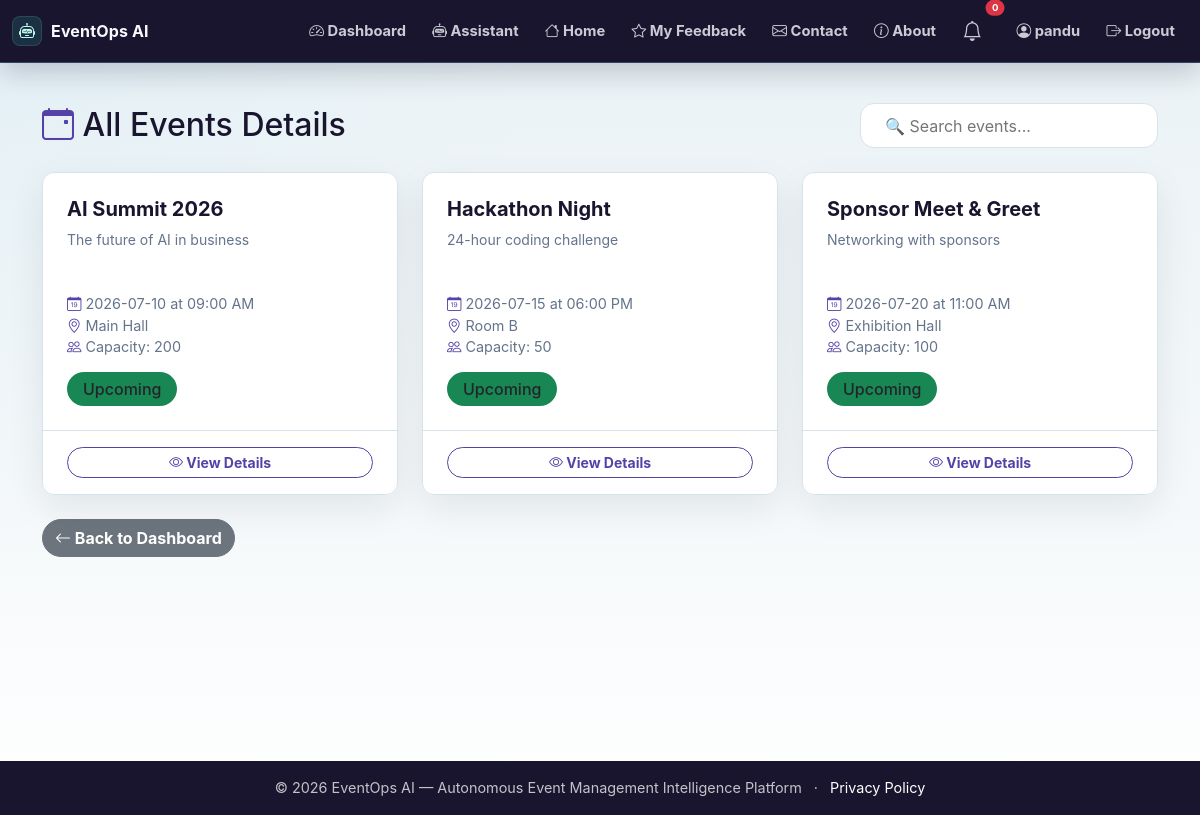
The page /events (signed in) on the database as committed earlier.
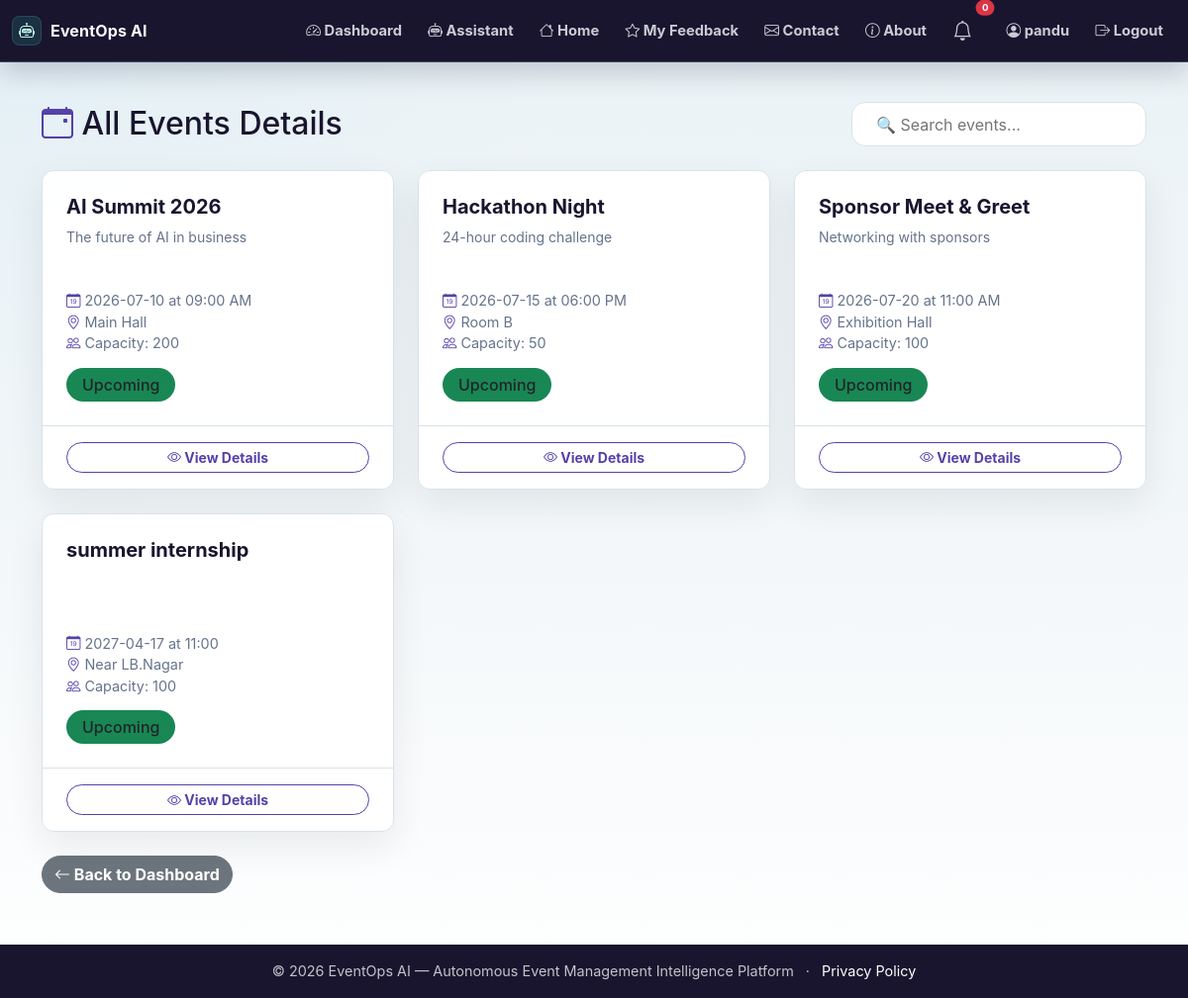
The same page on the database as committed later.
### app.py (models this page shows)
class Event(db.Model):
    id = db.Column(db.Integer, primary_key=True)
    title = db.Column(db.String(200), nullable=False)
    description = db.Column(db.Text)
    date = db.Column(db.String(50))
    time = db.Column(db.String(50))
    location = db.Column(db.String(200))
    capacity = db.Column(db.Integer)
    status = db.Column(db.String(20), default='upcoming')
    created_at = db.Column(db.DateTime, default=lambda: datetime.now(timezone.utc))

### app.py (the view)
@app.route('/events')
@login_required
def browse_events():
    events = Event.query.all()
    return render_template('browse_events.html', events=events)

### app.py (called while the page is built)
@app.context_processor
def inject_unread_notification_count():
    if current_user.is_authenticated:
        count = Notification.query.filter_by(user_id=current_user.id, read=False).count()
    else:
        count = 0
    return {'unread_notification_count': count}

@login_manager.user_loader
def load_user(user_id):
    return User.query.get(int(user_id))

### templates/browse_events.html (shortened to what this page needs)
{% extends "base.html" %}
{% block content %}
<div class="browse-wrapper">
    <div class="container">
        <div class="d-flex flex-wrap justify-content-between align-items-center mb-4">
            <h2 class="mb-0"><i class="bi bi-calendar-event text-primary"></i> All Events Details</h2>
            <div>
                <input type="text" id="searchInput" class="search-bar" placeholder="🔍 Search events...">
            </div>
        </div>
        <div class="row g-4" id="eventGrid">
            {% for event in events %}
            <div class="col-md-4 col-sm-6 event-item"
                 data-title="{{ event.title|lower }}"
                 data-location="{{ event.location|lower }}">
                <div class="card event-card h-100">
                    <div class="card-body">
                        <h5 class="card-title">{{ event.title }}</h5>
                        <p class="card-text small text-muted">
                            {{ event.description[:120] }}{% if event.description|length > 120 %}...{% endif %}
                        </p>
                        <div class="event-meta">
                            <div><i class="bi bi-calendar-date"></i> {{ event.date }} at {{ event.time }}</div>
                            <div><i class="bi bi-geo-alt"></i> {{ event.location }}</div>
                            <div><i class="bi bi-people"></i> Capacity: {{ event.capacity }}</div>
                        </div>
                        <span class="status-badge bg-{{ 'success' if event.status == 'upcoming' else 'warning' if event.status == 'ongoing' else 'secondary' }}">
                            {{ event.status|title }}
                        </span>
                    </div>
                    <div class="card-footer">
                        <a href="{{ url_for('event_detail', event_id=event.id) }}"
                           class="btn btn-outline-primary btn-sm w-100">
                            <i class="bi bi-eye"></i> View Details
                        </a>
                    </div>
                </div>
            </div>
            {% else %}
            <div class="col-12 text-center text-muted py-5">
                <i class="bi bi-calendar-x fs-1 d-block mb-3"></i>
                No events available at the moment.
            </div>
            {% endfor %}
        </div>
        <div class="mt-4">
            <a href="{{ url_for('dashboard') }}" class="btn btn-secondary">
                <i class="bi bi-arrow-left"></i> Back to Dashboard
            </a>
        </div>
    </div>
</div>
{% endblock %}

Rows that differ between the two databases and show on the page:
added Event: title "summer internship", date "2027-04-17", time "11:00", location "Near LB.Nagar", capacity "100", status "Upcoming"
